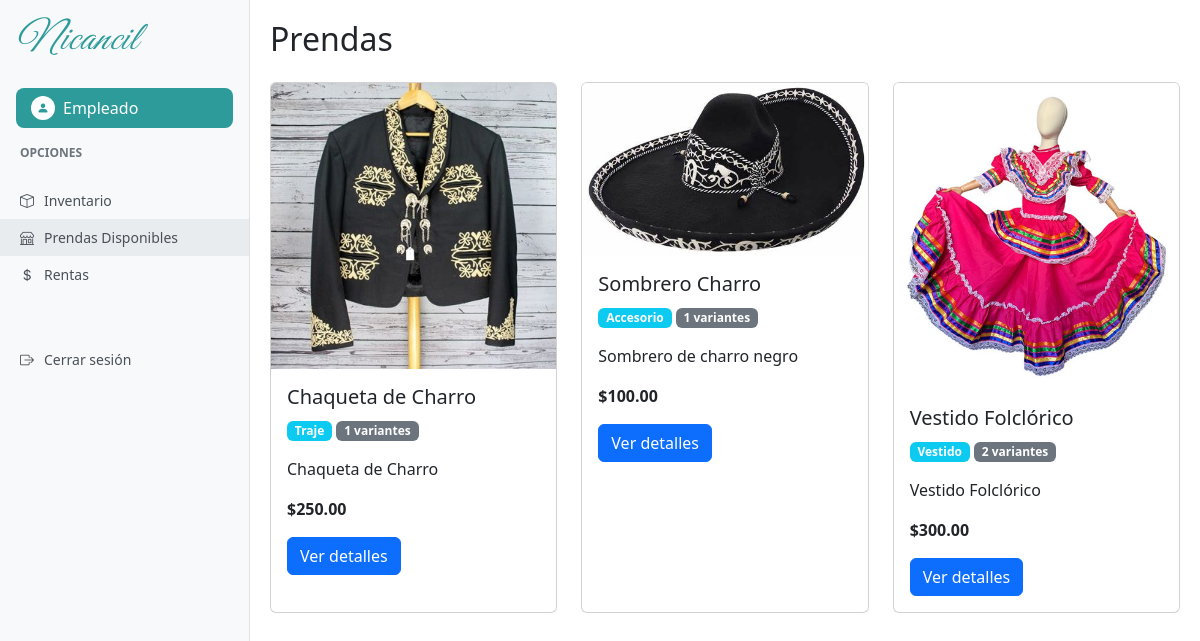
The app's page /tienda/ (signed in) with its own data.
### usuarios/models.py (models this page shows, shortened)
class Usuario(AbstractUser):
    ROLES=(
        ("admin", "Administrador"),
        ("emp", "Empleado"),
        )
    rol=models.CharField(max_length=10, choices=ROLES, default="emp")
    telefono = models.CharField(max_length=15, blank=True, null=True)
    foto_perfil = models.ImageField(upload_to='perfiles/', blank=True, null=True)

### inventario/models.py (models this page shows, shortened)
class Prenda(models.Model):
    TIPOS = (
        ('traje', 'Traje'),
        ('vestido', 'Vestido'),
        ('accesorio', 'Accesorio'),
    )
    ESTATUS = (
        ('disponible', 'Disponible'),
        ('apartado', 'Apartado'),
        ('en_uso', 'En Uso'),
        ('dañado', 'Dañado'),
        ('mantenimiento', 'En Mantenimiento'),
        ('lavanderia', 'En Lavandería'),
    )
    GENEROS = (
        ('hombre', 'Hombre'),
        ('mujer', 'Mujer'),
        ('unisex', 'Unisex'),
    )
    nombre = models.CharField(max_length=100)
    descripcion = models.TextField()
    precio = models.DecimalField(max_digits=10, decimal_places=2)
    tipo = models.CharField(max_length=20, choices=TIPOS, default='traje')
    color = models.CharField(max_length=50, blank=True)
    estatus = models.CharField(max_length=20, choices=ESTATUS, default='disponible')
    tallas = models.CharField(max_length=50, blank=True)
    genero = models.CharField(max_length=10, choices=GENEROS, default='unisex')
    lugar = models.CharField(max_length=100, blank=True, verbose_name="Lugar o sitio del traje")
    cantidad = models.PositiveIntegerField(default=1)
    imagen = models.ImageField(upload_to='prendas/', null=True, blank=True)
    fecha_creacion = models.DateTimeField(auto_now_add=True)

### inventario/views.py (the view)
# urls.py: path('tienda/', views.prenda_lista, name='prenda_lista'),
@login_required
def prenda_lista(request):
    prendas = Prenda.objects.all()
    return render(request, 'inventario/prenda_lista.html', {'prendas': prendas})

### templates/inventario/prenda_lista.html (shortened to what this page needs)
{% extends 'base_dashboard.html' %}
{% block content %}
    <h2 class="mb-4"> Prendas </h2>
    <div class="row">
        {% for prenda in prendas %}
            <div class="col-md-4 mb-4">
                <div class="card h-100">
                    {% if prenda.imagen %}
                        <img src="{{ prenda.imagen.url }}" class="card-img-top" alt="{{ prenda.nombre }}">
                    {% else %}
                        <div class="card-img-top bg-light text-center py-5">Sin imagen</div>
                    {% endif %}
                        <div class="card-body">
                            <h5 class="card-title">{{ prenda.nombre }}</h5>
                            <p class="card-text">
                                <span class="badge bg-info">{{ prenda.get_tipo_display }}</span>
                                {% if prenda.variantes.exists %}
                                    <span class="badge bg-secondary">{{ prenda.variantes.count }} variantes</span>
                                {% endif %}
                            </p>
                            <p class="card-text">{{ prenda.descripcion|truncatechars:100 }}</p>
                            <p class="card-text"><strong>${{ prenda.precio }}</strong></p>
                            <a href="{% url 'prenda_detalle' prenda.pk %}" class="btn btn-primary">Ver detalles</a>
                        </div>
                </div>
            </div>
        {% empty %}
            <div class="col-12">
                <p>No hay prendas disponibles.</p>
            </div>
        {% endfor %}
    </div>
{% endblock %}

### templates/base_dashboard.html (shortened to what this page needs)
<!DOCTYPE html>
<html lang="es">
<head>
    <link href="https://cdn.jsdelivr.net/npm/bootstrap@5.3.2/dist/css/bootstrap.min.css" rel="stylesheet">
    <link href="https://cdn.jsdelivr.net/npm/bootstrap-icons@1.10.0/font/bootstrap-icons.css" rel="stylesheet">
    {% load static %}
    <link rel="stylesheet" type="text/css" href="{% static 'css/dashboard.css' %}">
</head>
<body>
    <div class="sidebar position-fixed" id="sidebar">
        <div class="p-3">
            <h1 class="nicancil-font text-nicancil-teal mb-4">Nicancil</h1>
            <a href="{% url 'editar_perfil' %}" class="user-profile text-decoration-none">
                <div class="user-icon">
                    {% if user.foto_perfil %}
                        <img src="{{ user.foto_perfil.url }}" alt="Perfil" class="rounded-circle" style="width: 24px; height: 24px; object-fit: cover;">
                    {% else %}
                        <i class="bi bi-person-fill"></i>
                    {% endif %}
                </div>
                <span class="user-name">{{ user.first_name|default:user.username }}</span>
            </a>
        </div>
        <div class="sidebar-section-title">Opciones</div>
        <nav class="sidebar-nav">
            <a href="{% url 'inventario' %}" class="sidebar-nav-item {% if request.path == '/inventario/' %}active{% endif %}">
                <i class="bi bi-box"></i>
                <span>Inventario</span>
            </a>
            <a href="{% url 'prenda_lista' %}" class="sidebar-nav-item {% if request.path == '/tienda/' %}active{% endif %}">
                <i class="bi bi-shop"></i>
                <span>Prendas Disponibles</span>
            </a>
            <a href="{% url 'lista_rentas' %}" class="sidebar-nav-item {% if '/rentas/' in request.path %}active{% endif %}">
                <i class="bi bi-currency-dollar"></i>
                <span>Rentas</span>
            </a>
            <a href="{% url 'logout' %}" class="sidebar-nav-item mt-5">
                <i class="bi bi-box-arrow-right"></i>
                <span>Cerrar sesión</span>
            </a>
        </nav>
    </div>
    <div class="main-content-wrapper" id="mainContent">
        {% block content %}{% endblock %}
    </div>
</body>
</html>

### static/css/dashboard.css (style rules this page uses)
:root { --nicancil-teal: #2D9B9A; }
.text-nicancil-teal { color: var(--nicancil-teal) !important; }
.nicancil-font { font-family: 'Great Vibes', cursive; font-weight: 400; letter-spacing: 1px; font-style: italic; font-size: 2.5rem; color: var(--nicancil-teal); }
.sidebar { min-height: 100vh; background-color: #f8f9fa; border-right: 1px solid #dee2e6; width: 250px; z-index: 1000; }
.main-content-wrapper { margin-left: 250px; min-height: 100vh; padding: 20px; }
.user-profile { background-color: var(--nicancil-teal); color: white; padding: 8px 15px; border-radius: 8px; display: flex; align-items: center; gap: 8px; font-weight: 500; cursor: pointer; }
.user-icon { background-color: white; color: var(--nicancil-teal); width: 24px; height: 24px; border-radius: 50%; display: flex; align-items: center; justify-content: center; font-size: 12px; }
.sidebar-nav { padding: 0; margin-top: 20px; }
.sidebar-section-title { color: #6c757d; font-size: 12px; font-weight: 600; text-transform: uppercase; margin-bottom: 10px; padding: 0 20px; }
.sidebar-nav-item { display: flex; align-items: center; padding: 8px 20px; color: #495057; text-decoration: none; font-size: 14px; gap: 10px; position: relative; }
.sidebar-nav-item.active { background-color: #e9ecef; color: #495057; }

### records on screen
Usuario: first_name "Empleado"
Prenda: imagen (picture), nombre "Chaqueta de Charro", tipo "Traje", variantes.count "1", descripcion "Chaqueta de Charro", precio "250.00"
Prenda: imagen (picture), nombre "Sombrero Charro", tipo "Accesorio", variantes.count "1", descripcion "Sombrero de charro negro", precio "100.00"
Prenda: imagen (picture), nombre "Vestido Folclórico", tipo "Vestido", variantes.count "2", descripcion "Vestido Folclórico", precio "300.00"
